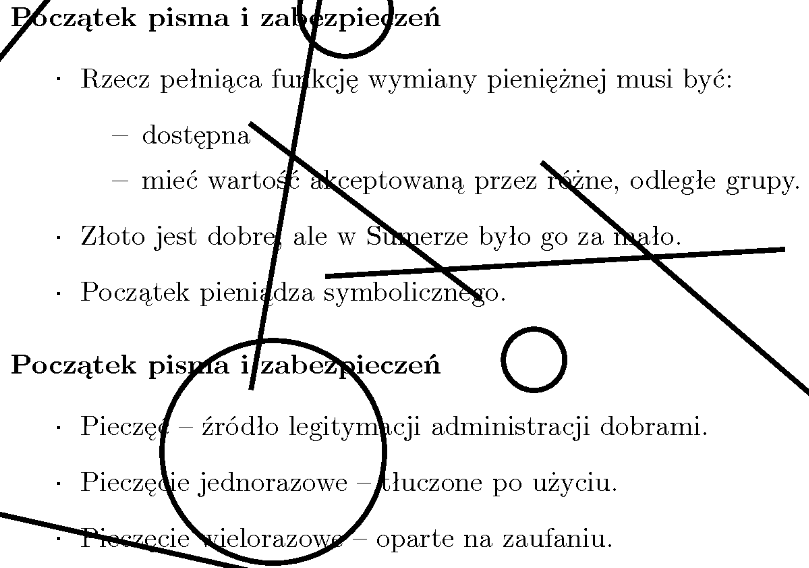
#> input picture 2.1_ocr/text_no_ocr.png, 809 x 568 px
$ jupyter execute ocr.ipynb   (shell and % lines are left out)
#> lines starting #> are read from the running program, lines starting #| are printed output that depends on the picture; after the words box and inside, x2 and y2 are one past the last pixel; in counts of white or black regions, pixels touching at a corner belong together
[cell 1]
import cv2 as cv
import numpy as np
import matplotlib.pyplot as plt

[cell 2]
img = cv.imread("text_no_ocr.png", cv.IMREAD_GRAYSCALE)
#> img is the input picture: shape (568, 809); min 0, max 255, mean 236.5
_, img_bin = cv.threshold(img, 100, 255, cv.THRESH_BINARY)
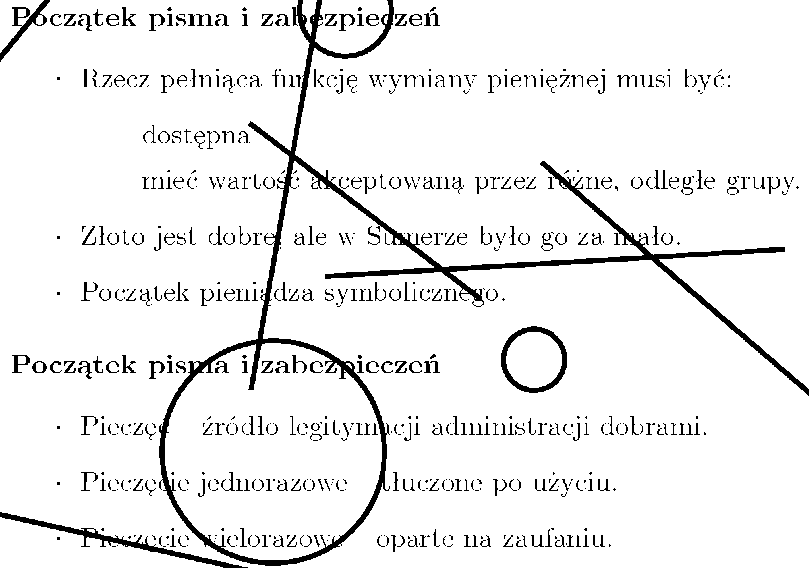
#> img_bin: shape (568, 809); 93.3% white; 709 black regions (384 under 20 px), largest, box (x1, y1, x2, y2) and area: (159, 0, 809, 566) 13180, (0, 512, 248, 568) 1395, (501, 326, 567, 393) 1008

plt.figure(figsize=[10,10])
plt.subplot(121)
plt.imshow(img, cmap='gray')
plt.title("Grayscale")
plt.subplot(122)
plt.imshow(img_bin, cmap='gray')
plt.title("Binary");

[cell 3]
_, img_bin = cv.threshold(img, 100, 255, cv.THRESH_BINARY)
_, img_bin_inv = cv.threshold(img, 100, 255, cv.THRESH_BINARY_INV)
_, img_trunc = cv.threshold(img, 100, 255, cv.THRESH_TRUNC)
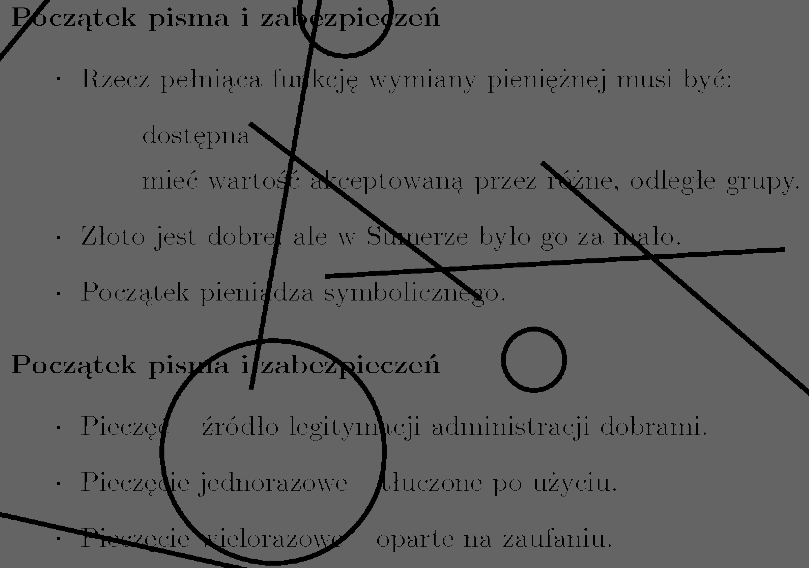
#> img_trunc: shape (568, 809); min 0, max 100, mean 94.2
_, img_to_zero = cv.threshold(img, 100, 255, cv.THRESH_TOZERO)
_, img_to_zero_inv = cv.threshold(img, 100, 255, cv.THRESH_TOZERO_INV)
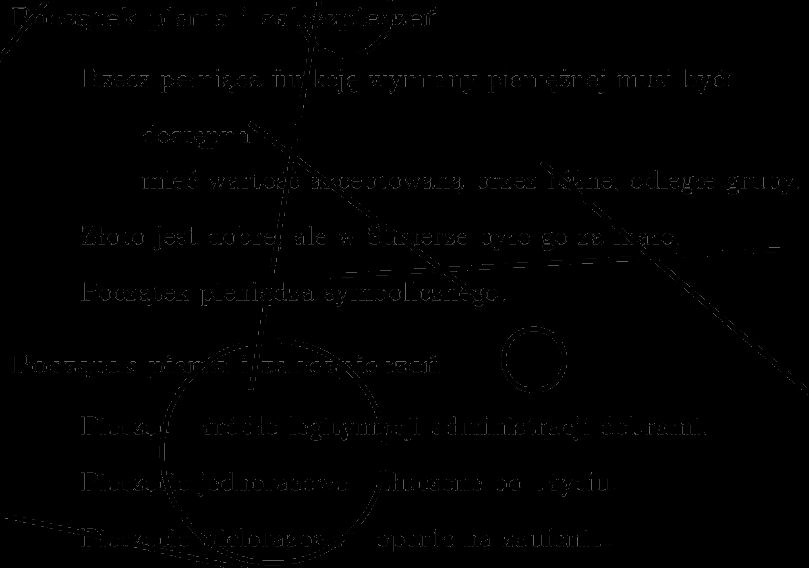
#> img_to_zero_inv: shape (568, 809); min 0, max 100, mean 1

images = (img, img_bin, img_bin_inv, img_trunc, img_to_zero, img_to_zero_inv)
titles = ("Grayscale", "Binary", "Binary Inverse", "Truncate", "To Zero", "To Zero Inverse")

plt.figure(figsize=[15,10])

for i, (image, title) in enumerate(zip(images, titles)):
    plt.subplot(231+i)
    plt.imshow(image, cmap='gray')
    plt.title(title)
    plt.colorbar()
#> this loop made 6 passes
#> title on passes 1 to 6: 'Grayscale', 'Binary', 'Binary Inverse', 'Truncate', 'To Zero', 'To Zero Inverse'
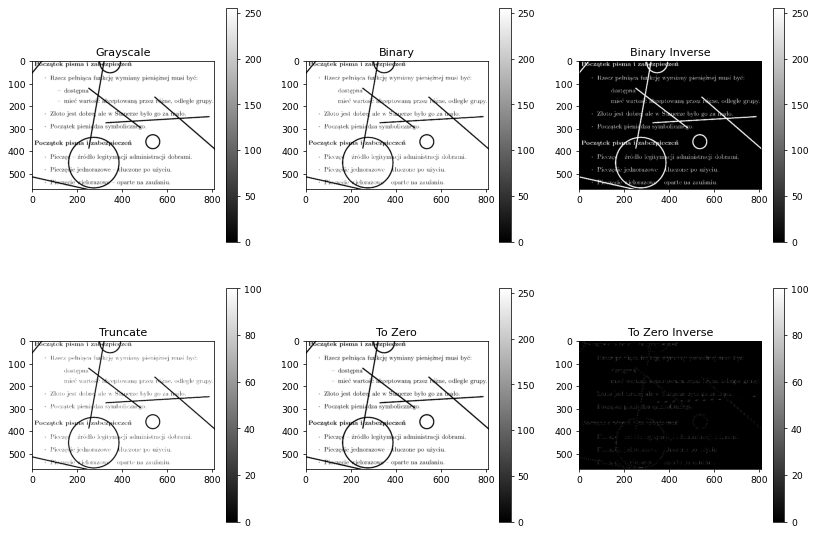
#> figure drawn by matplotlib, 12 panels

[cell 4]
plt.figure(figsize=[15,10])

for i, (image, title) in enumerate(zip(images, titles)):
    plt.subplot(231+i)
    plt.imshow(image, cmap='gray', vmin=0, vmax=255)
    plt.title(title)
    plt.colorbar()
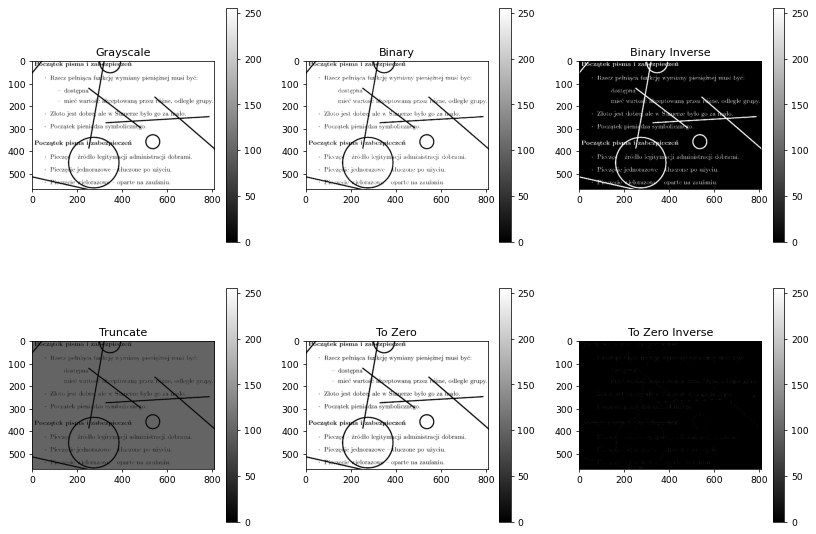
#> figure drawn by matplotlib, 12 panels

[cell 5]
kernel_ellipse = cv.getStructuringElement(cv.MORPH_ELLIPSE, (5, 5))

coins = cv.imread("text_no_ocr.png", cv.IMREAD_GRAYSCALE)
_, coins_bin = cv.threshold(coins, 125, 255, cv.THRESH_BINARY)
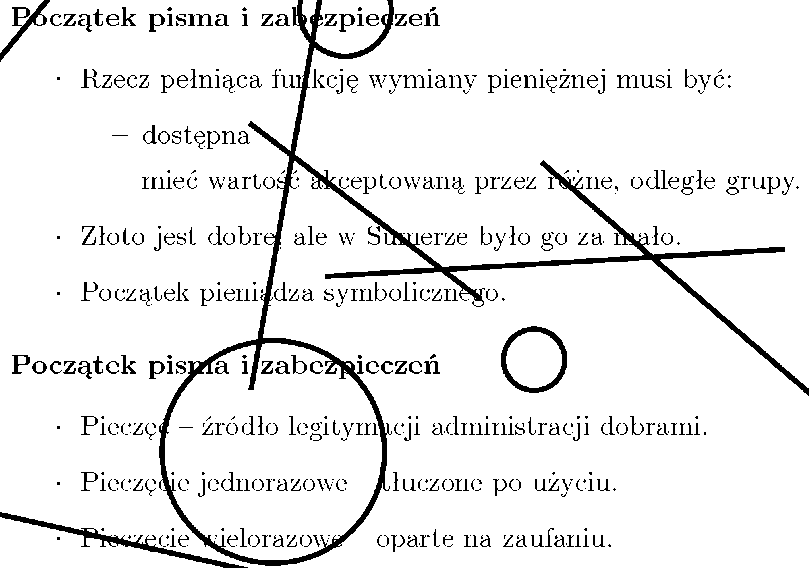
#> coins_bin: shape (568, 809); 92.8% white; 592 black regions (261 under 20 px), largest, box (x1, y1, x2, y2) and area: (159, 0, 809, 566) 13728, (0, 512, 248, 568) 1455, (501, 326, 567, 393) 1024

coins_dilated = cv.dilate(coins_bin, kernel_ellipse, iterations=1)
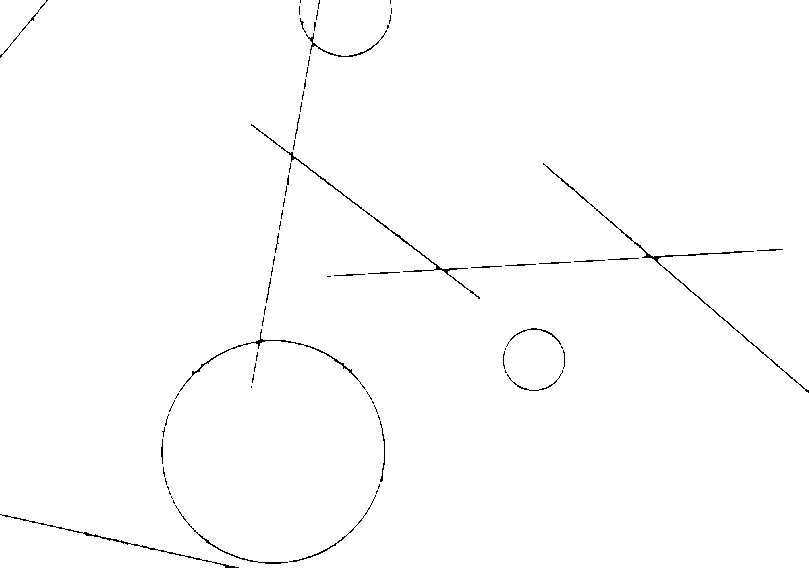
#> coins_dilated: shape (568, 809); 99.2% white; black in thin lines or dots

plt.figure(figsize=[16,16])
plt.subplot(131)
plt.title("Morph_elipse 5x5")
plt.imshow(kernel_ellipse, cmap='gray');
plt.subplot(132)
plt.imshow(coins, cmap='gray')
plt.title("Grayscale")
plt.subplot(133)
plt.imshow(coins_dilated, cmap='gray')
plt.title("Dilated");
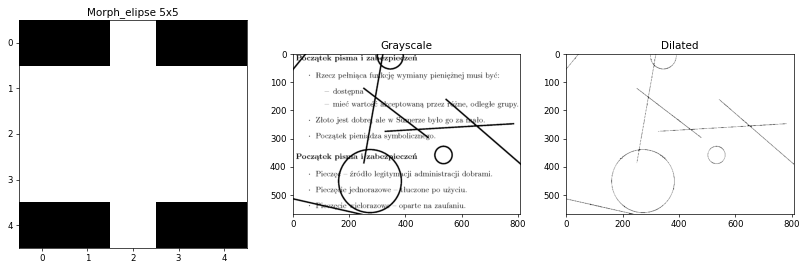
#> figure drawn by matplotlib, 3 panels

[cell 6]
kernel_ellipse = cv.getStructuringElement(cv.MORPH_ELLIPSE, (6, 6))
coins_eroded = cv.erode(coins_dilated, kernel_ellipse, iterations=1)
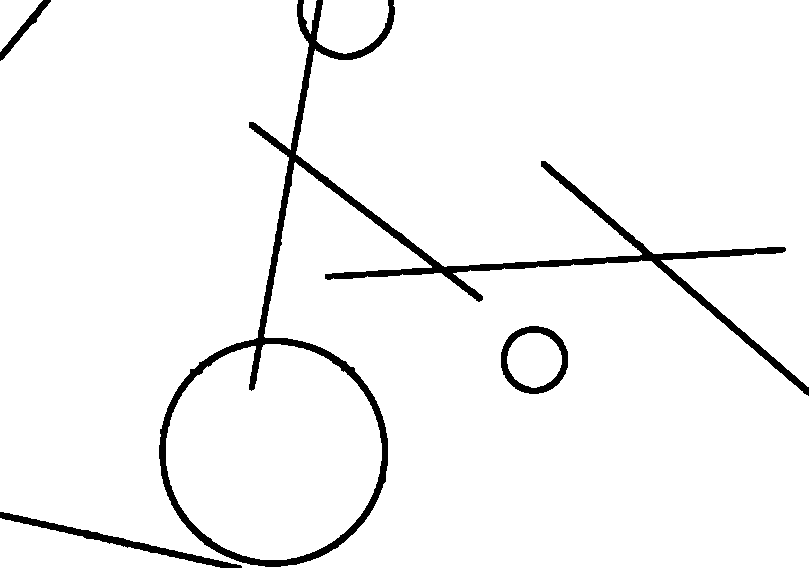
#> coins_eroded: shape (568, 809); 95.9% white; 4 black regions, box (x1, y1, x2, y2) and area: (159, 0, 809, 567) 15571, (0, 512, 242, 568) 1640, (501, 326, 568, 394) 1291, (0, 0, 51, 61) 518

plt.figure(figsize=[10,8])
plt.imshow(coins_eroded, cmap='gray')
plt.title("Grayscale")

[cell 7]
coins[coins_eroded == 0] = 255
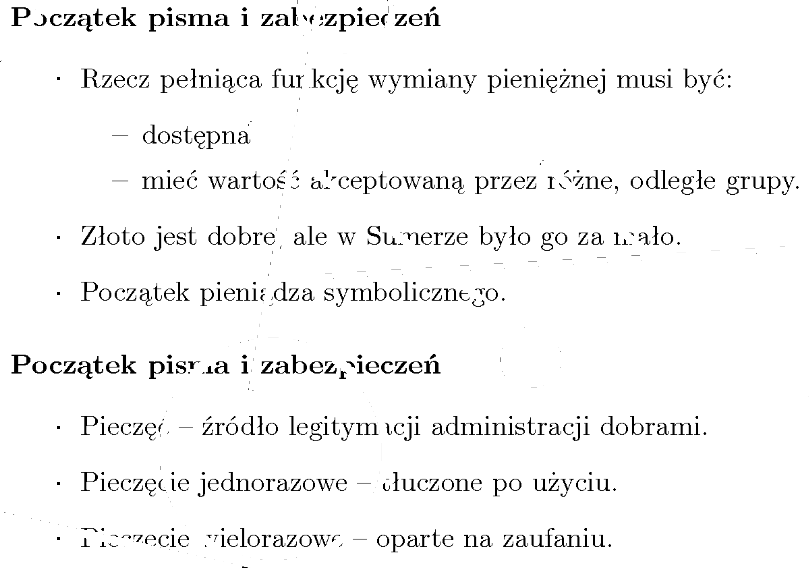
#> coins: shape (568, 809); 3.77% of pixels changed, all inside (x1, y1, x2, y2) = (0, 0, 809, 568)
plt.figure(figsize=[10,8])
plt.imshow(coins, cmap='gray')
plt.title("Grayscale")
